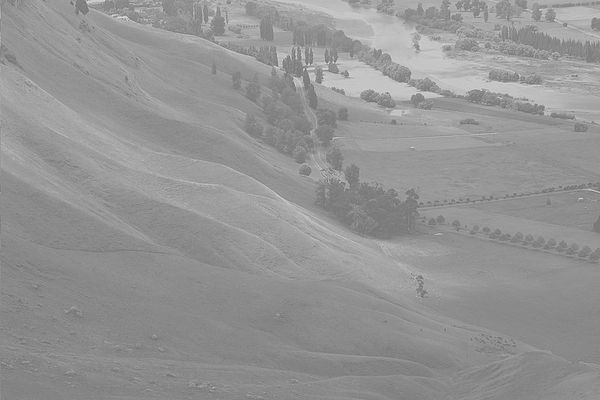
#> input picture Lab_3/assets/histogram.jpg, 600 x 400 px
$ jupyter execute 2.ipynb
#> lines starting #> are read from the running program, lines starting #| are printed output that depends on the picture
[cell 1]
import cv2
import numpy as np
import matplotlib.pyplot as plt
import math

[cell 2]
test=cv2.imread("../assets/histogram.jpg",0)
#> test is the input picture: shape (400, 600); min 105, max 228, mean 148

[cell 3]
def calc_hist(image):
    hist=cv2.calcHist([image],[0],None,[256],[0,256])
    hist=hist.flatten()
    return hist

[cell 4]
def calc_pdf(image):
    L=256
    M,N=image.shape
    total_pixels=M*N
    prob=np.zeros(L,dtype=np.float32)
    hist=calc_hist(image)
    for i in range(L):
        prob[i]=hist[i]/total_pixels
    return prob

[cell 5]
def calc_cdf(prob):
    L=256
    cdf=np.zeros(L,dtype=np.float32)
    for i in range(L):
        cum_sum=0.0
        for j in range(i+1):
            cum_sum+=prob[j]
        cdf[i]=cum_sum
    return cdf

[cell 6]
def erlang_pdf(x,k,lam):
    if k<=0 or lam<=0:
        return 0
    if x<=0:
        return 0
    try:
        nu=(lam**k)*(x**(k-1))*np.exp(-lam*x)
        de=math.factorial(k-1)
        result=nu/de
        if np.isnan(result) or np.isinf(result):
            return 0
        return result
    except:
        return 0

[cell 7]
def target_hist(k,lam):
    L=256
    hist=np.zeros(L,dtype=np.float32)

    max_x=max(20,k/lam*2)

    for i in range(L):
        x=max(0.01,i*max_x/255.0)
        hist[i]=erlang_pdf(x,k,lam)

    hist_sum=hist.sum()
    if hist_sum>0:
        hist=hist/hist_sum
        hist=hist*test.size
    else:
        hist=np.ones(L,dtype=np.float32)*test.size/L

    return hist

[cell 8]
def histogram_specification(image, k, lam):

    L = 256
    pr=calc_pdf(image)
    sr_cdf=calc_cdf(pr)

    sk = np.round(sr_cdf*(L-1)).astype(np.uint8)

    pz=target_hist(k, lam)
    pz_pdf=pz/pz.sum()
    Gz=calc_cdf(pz_pdf)

    Gz_rounded=np.round(Gz*(L-1)).astype(np.uint8)

    mapping=np.zeros(L,dtype=np.uint8)

    for k_val in range(L):
        s_k = sk[k_val]
        diff=np.abs(Gz_rounded-s_k)
        closest_indices=np.where(diff==np.min(diff))[0]

        zq=closest_indices[0]
        mapping[k_val]=zq

    transformed_image=cv2.LUT(image, mapping)

    return transformed_image, pr, sr_cdf, sk, pz, pz_pdf, Gz, Gz_rounded, mapping

[cell 9]
def show_results(image, k, lam):
    # Run histogram specification
    transformed_image, pr, sr_cdf, sk, pz, pz_pdf, Gz, Gz_rounded, mapping = histogram_specification(image, k, lam)

    # Calculate additional data needed for visualization
    src_hist = calc_hist(image)

    trans_hist = calc_hist(transformed_image)
    trans_pdf = calc_pdf(transformed_image)
    trans_cdf = calc_cdf(trans_pdf)

    # Create 3x4 plot
    plt.figure(figsize=(16, 12))

    # Row 1: Original image analysis
    plt.subplot(3, 4, 1)
    plt.imshow(image, cmap='gray')
    plt.title('Original Image')
    plt.axis('off')

    plt.subplot(3, 4, 2)
    plt.bar(range(256), src_hist, width=1.0, color='blue', alpha=0.7)
    plt.title('Original Histogram')
    plt.xlabel('Pixel Value')
    plt.ylabel('Frequency')

    plt.subplot(3, 4, 3)
    plt.plot(range(256), pr, 'blue', linewidth=2)
    plt.title('Original PDF')
    plt.xlabel('Pixel Value')
    plt.ylabel('Probability')
    plt.grid(True, alpha=0.3)

    plt.subplot(3, 4, 4)
    plt.plot(range(256), sr_cdf, 'blue', linewidth=2)
    plt.title('Original CDF')
    plt.xlabel('Pixel Value')
    plt.ylabel('Cumulative Probability')
    plt.grid(True, alpha=0.3)

    # Row 2: Target Erlang analysis
    plt.subplot(3, 4, 5)
    x_range = np.linspace(0.1, 10, 200)
    erlang_values = []
    for x in x_range:
        erlang_values.append(erlang_pdf(x, k, lam))
    plt.plot(x_range, erlang_values, 'red', linewidth=2)
    plt.title(f'Target Erlang Curve\nk={k}, λ={lam}')
    plt.xlabel('x')
    plt.ylabel('PDF')
    plt.grid(True, alpha=0.3)

    plt.subplot(3, 4, 6)
    plt.bar(range(256), pz, width=1.0, color='red', alpha=0.7)
    plt.title('Erlang Histogram')
    plt.xlabel('Pixel Value')
    plt.ylabel('Frequency')

    plt.subplot(3, 4, 7)
    plt.plot(range(256), pz_pdf, 'red', linewidth=2)
    plt.title('Erlang PDF')
    plt.xlabel('Pixel Value')
    plt.ylabel('Probability')
    plt.grid(True, alpha=0.3)

    plt.subplot(3, 4, 8)
    plt.plot(range(256), Gz, 'red', linewidth=2)
    plt.title('Erlang CDF')
    plt.xlabel('Pixel Value')
    plt.ylabel('Cumulative Probability')
    plt.grid(True, alpha=0.3)

    # # Row 3: Transformed image analysis
    plt.subplot(3, 4, 9)
    plt.imshow(transformed_image, cmap='gray')
    plt.title('Transformed Image')
    plt.axis('off')

    plt.subplot(3, 4, 10)
    plt.bar(range(256), trans_hist, width=1.0, color='green', alpha=0.7)
    plt.title('Transformed Histogram')
    plt.xlabel('Pixel Value')
    plt.ylabel('Frequency')

    plt.subplot(3, 4, 11)
    plt.plot(range(256), trans_pdf, 'green', linewidth=2)
    plt.title('Transformed PDF')
    plt.xlabel('Pixel Value')
    plt.ylabel('Probability')
    plt.grid(True, alpha=0.3)

    plt.subplot(3, 4, 12)
    plt.plot(range(256), trans_cdf, 'green', linewidth=2)
    plt.title('Transformed CDF')
    plt.xlabel('Pixel Value')
    plt.ylabel('Cumulative Probability')
    plt.grid(True, alpha=0.3)

    plt.tight_layout()
    plt.show()

[cell 10]
k=150
lam=1.2
transformed_image, pr, sr_cdf, sk, pz, pz_pdf, Gz, Gz_rounded, mapping = histogram_specification(test, k, lam)
#> in calc_hist, `hist=cv2.calcHist([image],[0],None,[256],[0,256])`: hist = 256 values, max 9682 at index 137, min 0 at index 0, mean 937.5
#> after the loop in calc_pdf, `for i in range(L):`: prob = 256 values, max 0.0403 at index 137, min 0 at index 0, mean 0.00391
#> in histogram_specification, `pr=calc_pdf(image)`: pr has the same summary as prob in calc_pdf
#> after the loop in calc_cdf, `for i in range(L):`: cdf = 256 values from 0 to 1
#> in histogram_specification, `sk = np.round(sr_cdf*(L-1)).astype(np.uint8)`: sk = 256 values from 0 to 255
#> after the loop in histogram_specification, `for k_val in range(L):`: mapping = 256 values from 0 to 99
#> in histogram_specification, `transformed_image=cv2.LUT(image, mapping)`:
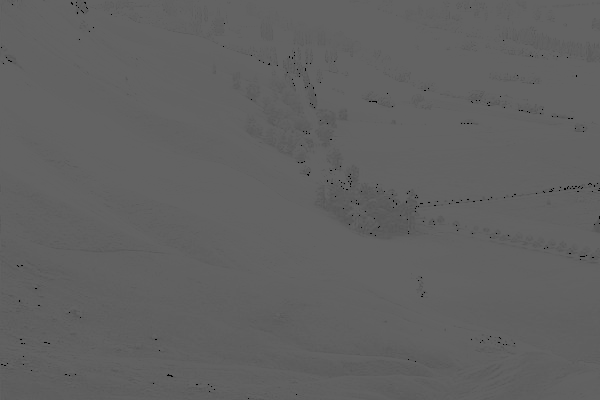
#> transformed_image: shape (400, 600); min 0, max 99, mean 96.9
#> pr has the same summary as prob in calc_pdf; sr_cdf = 256 values from 0 to 1; sk = 256 values from 0 to 255; pz = 256 values, max 73989.8 at index 99, min 0 at index 0, mean 937.5; pz_pdf = 256 values, max 0.308 at index 99, min 0 at index 0, mean 0.00391; Gz = 256 values from 0 to 1; Gz_rounded = 256 values from 0 to 255; mapping = 256 values from 0 to 99
show_results(test,k,lam)
#> in show_results, `transformed_image, pr, sr_cdf, sk, pz, pz_pdf, Gz, Gz_rounded, mapping..`: pr has the same summary as prob in calc_pdf; sr_cdf = 256 values from 0 to 1; sk = 256 values from 0 to 255; Gz = 256 values from 0 to 1; Gz_rounded = 256 values from 0 to 255; mapping = 256 values from 0 to 99
#> in show_results, `src_hist = calc_hist(image)`: src_hist has the same summary as hist in calc_hist
#> in show_results, `trans_hist = calc_hist(transformed_image)`: trans_hist = 256 values, max 74298 at index 99, min 0 at index 1, mean 937.5
#> in show_results, `trans_pdf = calc_pdf(transformed_image)`: trans_pdf = 256 values, max 0.31 at index 99, min 0 at index 1, mean 0.00391
#> in show_results, `trans_cdf = calc_cdf(trans_pdf)`: trans_cdf = 256 values from 0.00158 to 1
#> in show_results, `plt.show()`:
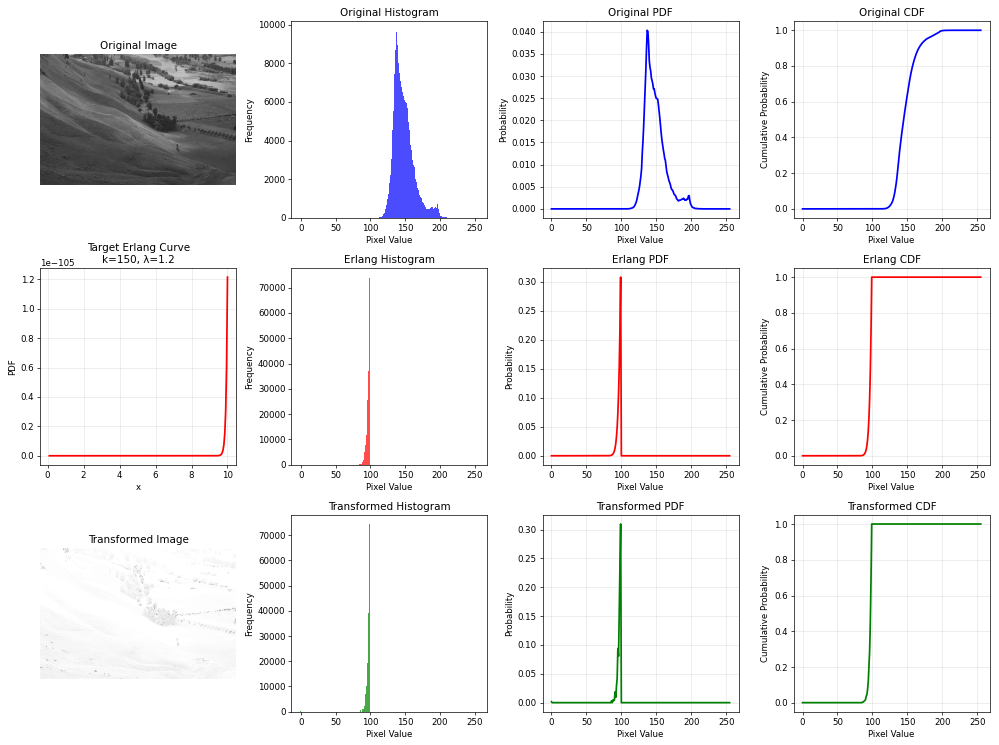
#> figure drawn by matplotlib, 12 panels; panel 2: tallest bar 9682 high, from x = 136.5 to 137.5; panel 3: curve peaks at x = 137, y = 0.0403; panel 4: curve peaks at x = 228, y = 1; panel 5: curve peaks at x = 10, y = 1.22e-105

[cell 11]
plt.figure(figsize=(20,15))

plt.subplot(1,2,1)
plt.title('Original Image')
plt.imshow(test,cmap='gray')
plt.axis('off')

plt.subplot(1,2,2)
plt.title('Transformed Image')
plt.imshow(transformed_image,cmap='gray')
plt.axis('off')

plt.tight_layout()
plt.show()
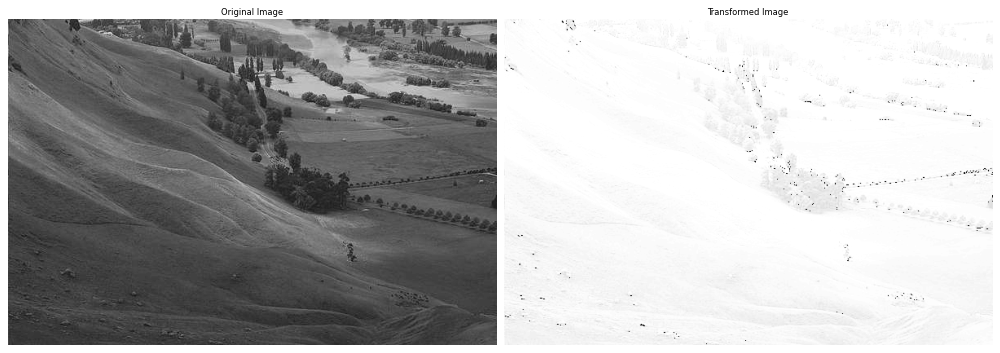
#> figure drawn by matplotlib, 2 panels

$ run again, with Lab_3/assets/color_img.jpg copied over Lab_3/assets/histogram.jpg
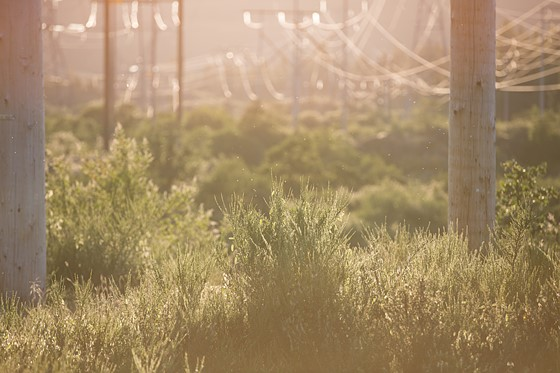
#> input picture Lab_3/assets/color_img.jpg, 560 x 373 px
#> in calc_hist, `hist=cv2.calcHist([image],[0],None,[256],[0,256])`: hist = 256 values, max 3237 at index 111, min 0 at index 0, mean 815.9
#> after the loop in calc_pdf, `for i in range(L):`: prob = 256 values, max 0.0155 at index 111, min 0 at index 0, mean 0.00391
#> in histogram_specification, `pr=calc_pdf(image)`: pr has the same summary as prob in calc_pdf
#> after the loop in calc_cdf, `for i in range(L):`: cdf = 256 values from 0 to 1
#> in histogram_specification, `sk = np.round(sr_cdf*(L-1)).astype(np.uint8)`: sk = 256 values from 0 to 255
#> after the loop in histogram_specification, `for k_val in range(L):`: mapping = 256 values from 0 to 99
#> in histogram_specification, `transformed_image=cv2.LUT(image, mapping)`:
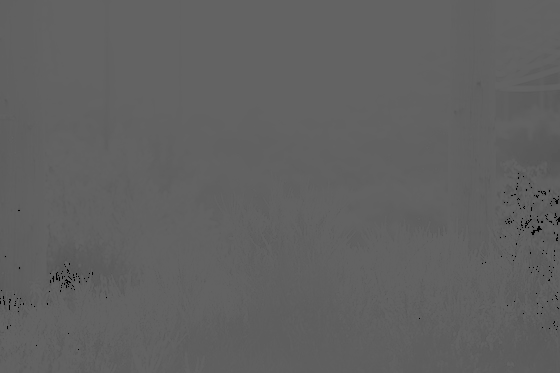
#> transformed_image: shape (373, 560); min 0, max 99, mean 96.8
#> `transformed_image, pr, sr_cdf, sk, pz, pz_pdf, Gz, Gz_rounded, mapping..`: pr has the same summary as prob in calc_pdf; sr_cdf = 256 values from 0 to 1; sk = 256 values from 0 to 255; pz = 256 values, max 64395.8 at index 99, min 0 at index 0, mean 815.9; pz_pdf = 256 values, max 0.308 at index 99, min 0 at index 0, mean 0.00391; Gz = 256 values from 0 to 1; Gz_rounded = 256 values from 0 to 255; mapping = 256 values from 0 to 99
#> in show_results, `transformed_image, pr, sr_cdf, sk, pz, pz_pdf, Gz, Gz_rounded, mapping..`: pr has the same summary as prob in calc_pdf; sr_cdf = 256 values from 0 to 1; sk = 256 values from 0 to 255; Gz = 256 values from 0 to 1; Gz_rounded = 256 values from 0 to 255; mapping = 256 values from 0 to 99
#> src_hist has the same summary as hist in calc_hist
#> trans_hist = 256 values, max 64623 at index 99, min 0 at index 1, mean 815.9
#> trans_pdf = 256 values, max 0.309 at index 99, min 0 at index 1, mean 0.00391
#> trans_cdf = 256 values from 0.00192 to 1
#> `plt.show()`:
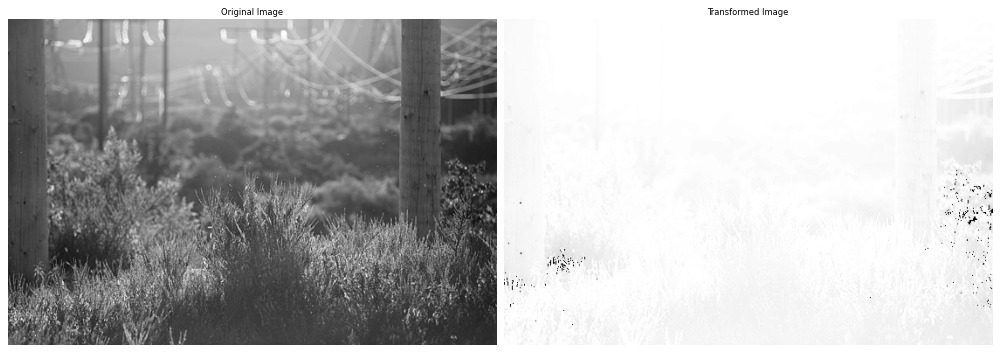
#> figure drawn by matplotlib, 2 panels
